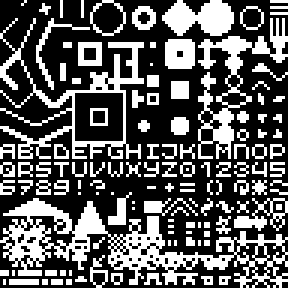
#> input picture assets/tilesets/microbe-2.png, 96 x 96 px, found by its file name (shown 3 times larger)
$ python to_font.py
#> lines starting #> are read from the running program, lines starting #| are printed output that depends on the picture
from PIL import Image
import fontforge


def extract_tiles(image_path: str, tile_size: int = 8):
#> called with image_path = 'assets/tilesets/microbe-2.png', tile_size = 6
    image = Image.open(image_path)
#> image is the input picture: PIL image 96x96 P; mean R, G, B, A 91.5, 91.5, 91.5, 255
    width, height = image.size
#> width = 96; height = 96
    tiles = []

    for y in range(0, height, tile_size):
        for x in range(0, width, tile_size):
            tile = image.crop((x, y, x + tile_size, y + tile_size))
            tiles.append(tile)
#> after the loop, tiles = 256 items

    return tiles


def create_font_from_tiles(tiles, output_path: str = "custom_font.ttf"):
    font = fontforge.font()
    font.encoding = "ISO8859-1"

    for i, tile in enumerate(tiles):
        glyph = font.createChar(i)
        pen = glyph.glyphPen()

        for y in range(tile.height):
            for x in range(tile.width):
                if tile.getpixel((x, y)) != (
                    0,
                    0,
                    0,
                    0,
                ):  # Assuming the background is transparent
                    pen.moveTo((x, y))
                    pen.lineTo((x + 1, y))
                    pen.lineTo((x + 1, y + 1))
                    pen.lineTo((x, y + 1))
                    pen.closePath()

    font.generate(output_path)


tilesets = [
    ("assets/tilesets/microbe-2.png", 6),
    ("assets/tilesets/MRMOTEXT-EX.png", 8),
    ("assets/tilesets/MRMOTEXT-x3.png", 8 * 3),
]

extracted = [extract_tiles(path, tile_width) for path, tile_width in tilesets]
#> call 2 of extract_tiles, with image_path = 'assets/tilesets/MRMOTEXT-EX.png', tile_size = 8
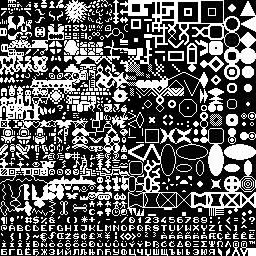
#> input picture assets/tilesets/MRMOTEXT-EX.png, 256 x 256 px, found by its file name
#> in extract_tiles, image is the input picture: PIL image 256x256 RGBA; mean R, G, B, A 92.6, 92.6, 92.6, 255
#> after the loop in extract_tiles (call 2), `for y in range(0, height, tile_size):`: tiles = 1024 items
#> call 3 of extract_tiles, with image_path = 'assets/tilesets/MRMOTEXT-x3.png', tile_size = 24
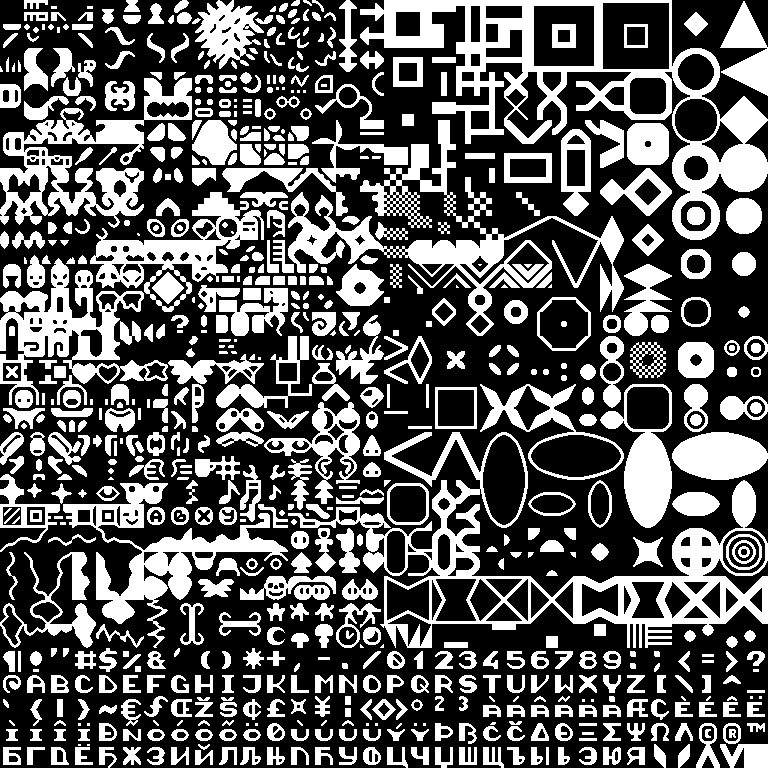
#> input picture assets/tilesets/MRMOTEXT-x3.png, 768 x 768 px, found by its file name
#> in extract_tiles, image is the input picture: PIL image 768x768 RGBA; mean R, G, B, A 92, 92, 92, 255
#> extracted = 3 items

[
    create_font_from_tiles(tiles, f"{file}.ttf")
    for (file, _), tiles in zip(tilesets, extracted)
]
#> (the run stopped early here; a loop or call above may not have finished)
